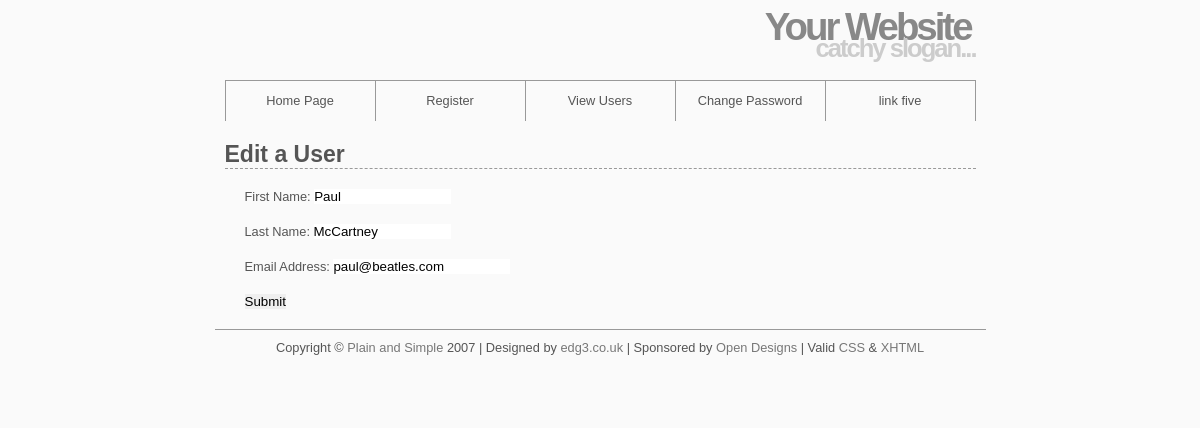
The page /ch09/edit_user.php?id=4 on the database its author committed.
### tables this page shows
CREATE TABLE users (
user_id MEDIUMINT UNSIGNED NOT NULL AUTO_INCREMENT,
first_name VARCHAR(20) NOT NULL,
last_name VARCHAR(40) NOT NULL,
email VARCHAR(80) NOT NULL,
pass CHAR(40) NOT NULL,
registration_date DATETIME NOT NULL,
PRIMARY KEY (user_id)
);

### ch09/edit_user.php (the view, shortened to what this page needs)
<?php
echo '<h1>Edit a User</h1>';
if ( (isset($_GET['id'])) && (is_numeric($_GET['id'])) ) {
	$id = $_GET['id'];
} elseif ( (isset($_POST['id'])) && (is_numeric($_POST['id'])) ) {
	$id = $_POST['id'];
} else {
	echo '<p class="error">This page has been accessed in error.</p>';
	include ('includes/footer.html');
	exit();
}
require_once ('../mysqli_connect.php');
$q = "SELECT first_name, last_name, email FROM users WHERE user_id=$id";
$r = @mysqli_query ($dbc, $q);
if (mysqli_num_rows($r) == 1) {
	$row = mysqli_fetch_array ($r, MYSQLI_NUM);
	echo '<form action="edit_user.php" method="post">
<p>First Name: <input type="text" name="first_name" size="15" maxlength="15" value="' . $row[0] . '" /></p>
<p>Last Name: <input type="text" name="last_name" size="15" maxlength="30" value="' . $row[1] . '" /></p>
<p>Email Address: <input type="text" name="email" size="20" maxlength="40" value="' . $row[2] . '"  /> </p>
<p><input type="submit" name="submit" value="Submit" /></p>
<input type="hidden" name="submitted" value="TRUE" />
<input type="hidden" name="id" value="' . $id . '" />
</form>';
} else {
	echo '<p class="error">This page has been accessed in error.</p>';
}
?>

### ch09/includes/style.css (style rules this page uses)
* { border:0; margin:0; padding:0; }
a { color:#777; text-decoration:none; }
body { background:#fafafa; color:#555; font:0.8em Arial, Helvetica, "bitstream vera sans", sans-serif; }
#header { border-bottom:1px solid #999; height:80px; margin:0 auto; width:751px; }
#header h1 { color:#888; font-size:300%; letter-spacing:-3px; text-align:right; padding:5px; margin-bottom:-20px; }
#header h2 { color:#CCC; font-size:200%; letter-spacing:-2px; text-align:right; }
#navigation { background:#fafafa; border-right:1px solid #999; margin:0 auto; width:750px; height:40px; list-style:none; }
#navigation li { border-left:1px solid #999; float:left; width:149px; list-style:none; }
#navigation a { color:#555; display:block; line-height:40px; text-align:center; }
#content { height:auto; margin:0 auto; padding:0 0 20px; width:751px; }
#content h1 { border-bottom:1px dashed #999; font-size:1.8em; padding:20px 0 0; }
#content p { padding:20px 20px 0; }
#footer { border-top:1px solid #999; height:50px; margin:0 auto; padding:10px; text-align:center; width:751px; }

### rows shown on the page
users: first_name "Paul", last_name "McCartney", email "paul@beatles.com"
